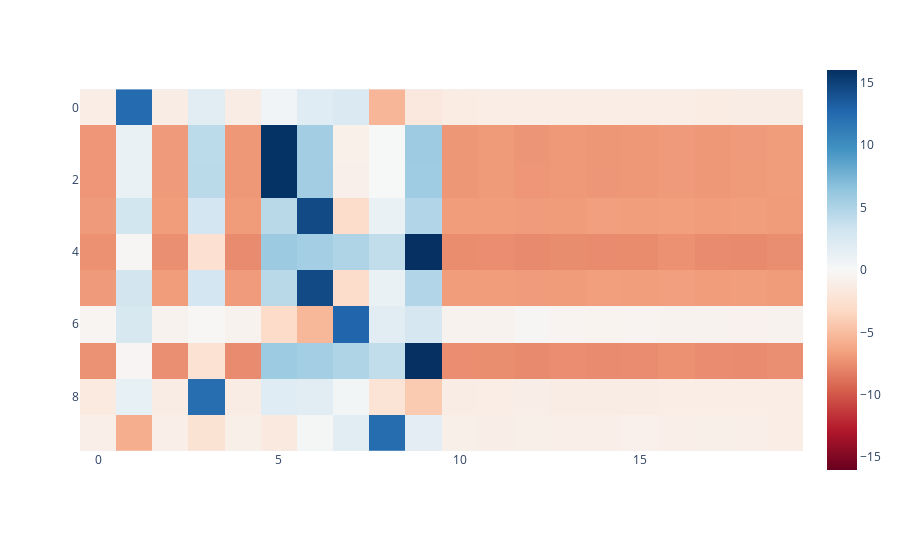

This figure's notebook cell:
### Code cell
test = torch.tensor([[ 1,  5,  5,  1 , 5, 1,  4,  0]]).cuda()
ans = []
for i in range(10, 20):
    test[0, 0] = i
    gt = base_model.forward(test)
    ans.append(gt[0, -1])
ans = torch.stack(ans)
px.imshow(ans.detach().cpu(), color_continuous_midpoint=0, color_continuous_scale='RdBu')

trigrams =  [(10, 0, 1), (11, 0, 5), (12, 0, 5), (13, 0, 6), (14, 0, 9), (15, 0, 6), (16, 0, 8), (17, 0, 9), (18, 0, 3), (19, 0, 8)]

### Figure 1 — Plotly figure (JSON) as saved in the notebook; plotly's stock layout.template omitted (floating-point values rounded to 4 significant figures; data arrays with more than 128 entries replaced by an {"elided": "..."} marker saying what was removed)
{"data": [{"coloraxis": "coloraxis", "hovertemplate": "x: %{x}<br>y: %{y}<br>color: %{z}<extra></extra>", "name": "0", "type": "heatmap", "xaxis": "x", "yaxis": "y", "z": {"elided": "10x20 float values"}}], "layout": {"coloraxis": {"cmid": 0, "colorscale": [[0, "rgb(103,0,31)"], [0.1, "rgb(178,24,43)"], [0.2, "rgb(214,96,77)"], [0.3, "rgb(244,165,130)"], [0.4, "rgb(253,219,199)"], [0.5, "rgb(247,247,247)"], [0.6, "rgb(209,229,240)"], [0.7, "rgb(146,197,222)"], [0.8, "rgb(67,147,195)"], [0.9, "rgb(33,102,172)"], [1, "rgb(5,48,97)"]]}, "margin": {"t": 60}, "xaxis": {"anchor": "y", "constrain": "domain", "domain": [0, 1], "scaleanchor": "y"}, "yaxis": {"anchor": "x", "autorange": "reversed", "constrain": "domain", "domain": [0, 1]}}}
